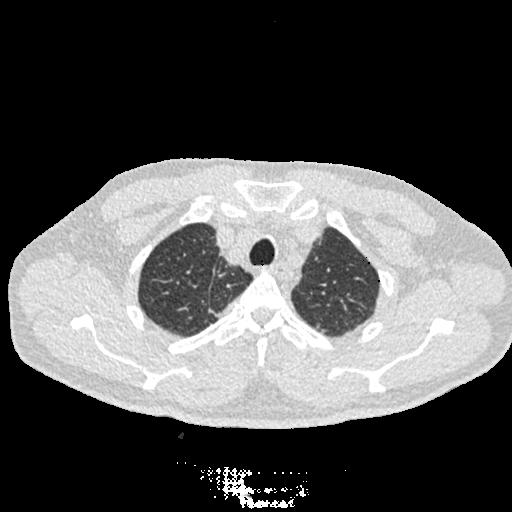
#> input picture Images/Bengin cases/Bengin case (117).jpg, 512 x 512 px, found by its file name; its folder holds only this picture in this run
$ jupyter execute --allow-errors 'Classification Using Entropy Values from Images.ipynb'   (shell and % lines are left out)
#> lines starting #> are read from the running program, lines starting #| are printed output that depends on the picture; after the words box and inside, x2 and y2 are one past the last pixel; in counts of white or black regions, pixels touching at a corner belong together
[cell 1]
import os
import re
import numpy as np
from PIL import Image
from scipy.ndimage import distance_transform_edt
from skimage.filters import threshold_otsu  # Add this import statement
import cripser as cr
import tcripser as tcr
import persim
from persim.persistent_entropy import *
import pandas as pd

data=[]

numbers = re.compile(r'(\d+)')
def numericalSort(value):
    parts = numbers.split(value)
    parts[1::2] = map(int, parts[1::2])
    return parts

# Function to compute distance transform
def dt(img, radius=15, signed=False):
#> called with radius = 15, signed = False
    bw_img = (img >= threshold_otsu(img))
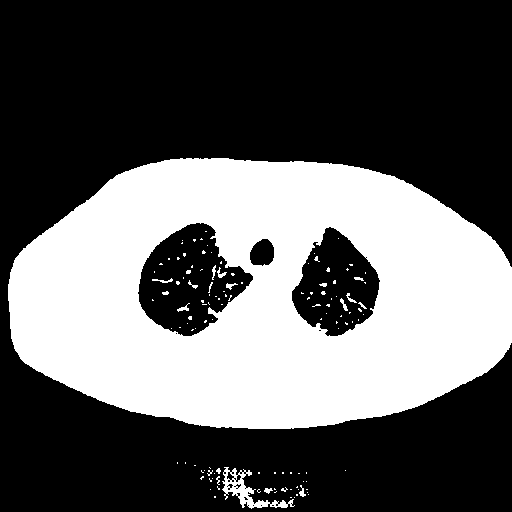
#> bw_img: shape (512, 512) bool; 37% white; 124 white regions (108 under 20 px), largest, box (x1, y1, x2, y2) and area: (8, 158, 512, 429) 95175, (222, 467, 295, 509) 822, (152, 278, 173, 283) 45
    dt_img = distance_transform_edt(bw_img)
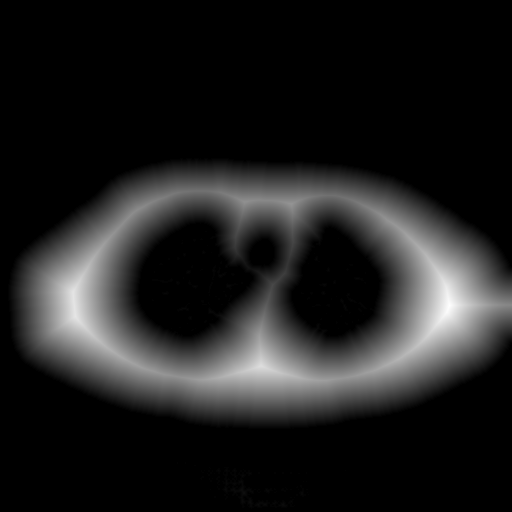
#> dt_img: shape (512, 512) float64; min 0, max 72.72, mean 9.1; drawn with min black and max white
    if signed:
        dt_img -= distance_transform_edt(~bw_img)
    return dt_img

# Function to compute persistence diagram and calculate persistence entropy
def compute_persistence_entropy(imgfile):
    # Load image data
    img2d = np.array(Image.open(imgfile).convert('L'))

    # Apply distance transform
    img2d_dt = dt(img2d)

    # Compute persistence diagrams
    pd = cr.computePH(img2d)
    pds = [pd[pd[:, 0] == i] for i in range(3)]

    # Compute persistence entropy
    entropies = []
    for p in pds:
        entropy = persistent_entropy(p[:, 1:3])
        entropies.append(entropy)

    return entropies

#> (the rest of this cell did not finish here and is left out)

$ run again, on Images/Bengin cases/Bengin case (32).jpg
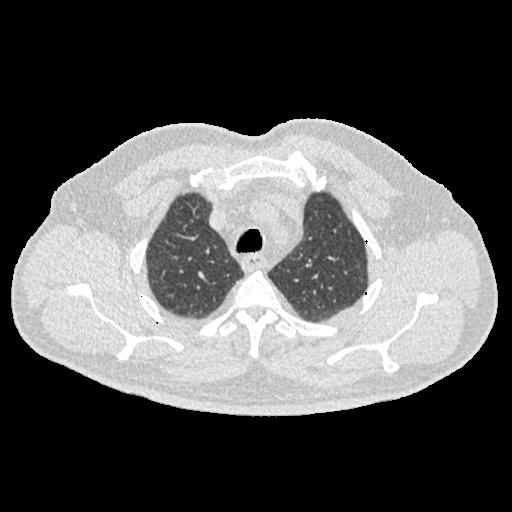
#> input picture Images/Bengin cases/Bengin case (32).jpg, 512 x 512 px, found by its file name
#> in dt, `bw_img = (img >= threshold_otsu(img))`:
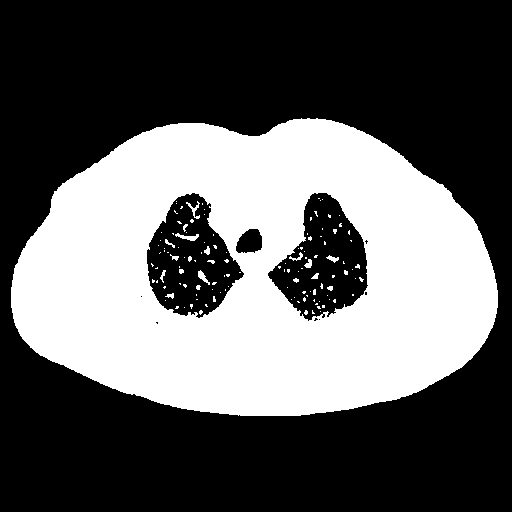
#> bw_img: shape (512, 512) bool; 37.7% white; 128 white regions (110 under 20 px), largest, box (x1, y1, x2, y2) and area: (11, 118, 498, 416) 97502, (175, 233, 199, 241) 91, (186, 201, 200, 219) 75
#> in dt, `dt_img = distance_transform_edt(bw_img)`:
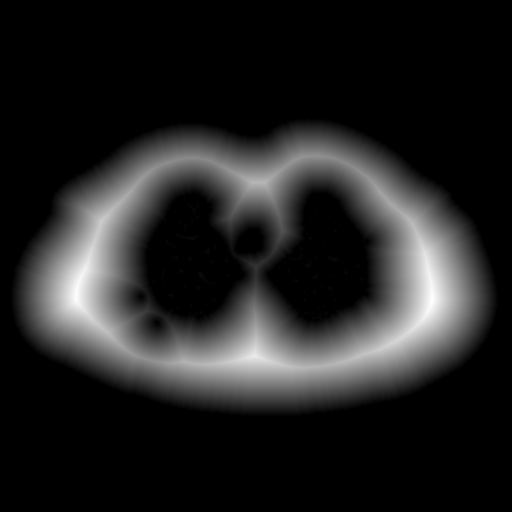
#> dt_img: shape (512, 512) float64; min 0, max 65.62, mean 9.1; drawn with min black and max white

$ run again, on Images/Bengin cases/Bengin case (36).jpg
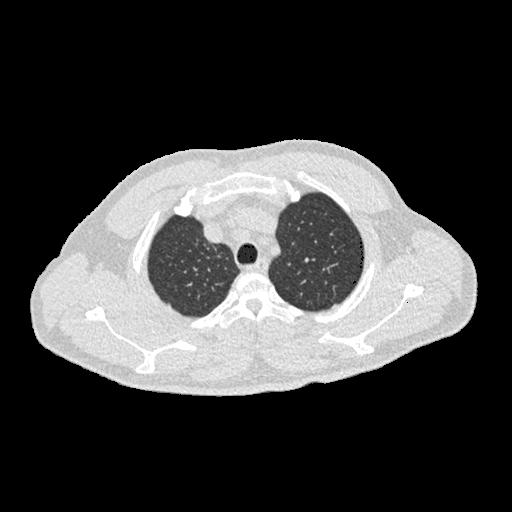
#> input picture Images/Bengin cases/Bengin case (36).jpg, 512 x 512 px, found by its file name
#> in dt, `bw_img = (img >= threshold_otsu(img))`:
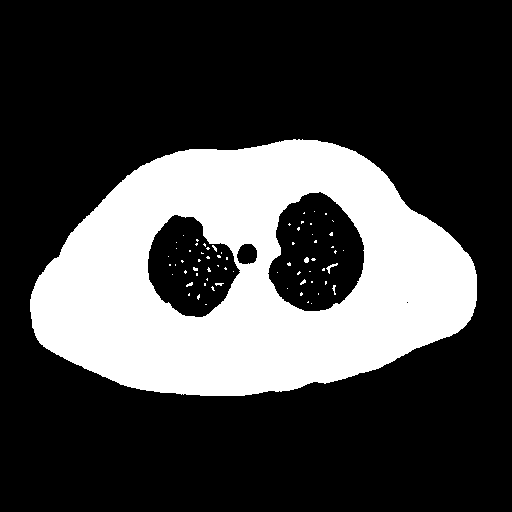
#> bw_img: shape (512, 512) bool; 27% white; 68 white regions (63 under 20 px), largest, box (x1, y1, x2, y2) and area: (30, 139, 477, 396) 70303, (326, 263, 338, 274) 39, (304, 257, 309, 263) 24, (332, 285, 336, 295) 21, (186, 282, 193, 287) 20
#> in dt, `dt_img = distance_transform_edt(bw_img)`:
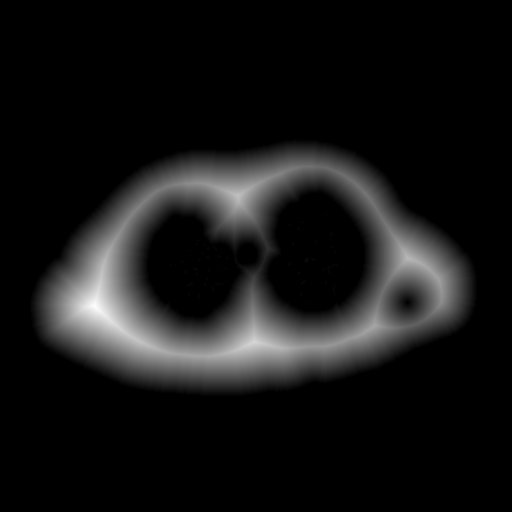
#> dt_img: shape (512, 512) float64; min 0, max 60.8, mean 5.3; drawn with min black and max white

$ run again, on Images/Bengin cases/Bengin case (72).jpg
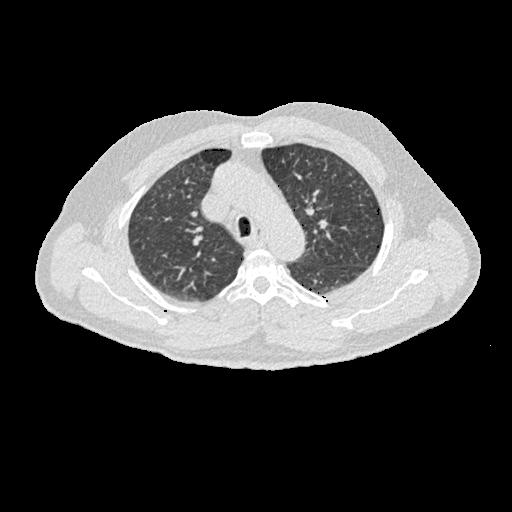
#> input picture Images/Bengin cases/Bengin case (72).jpg, 512 x 512 px, found by its file name
#> in dt, `bw_img = (img >= threshold_otsu(img))`:
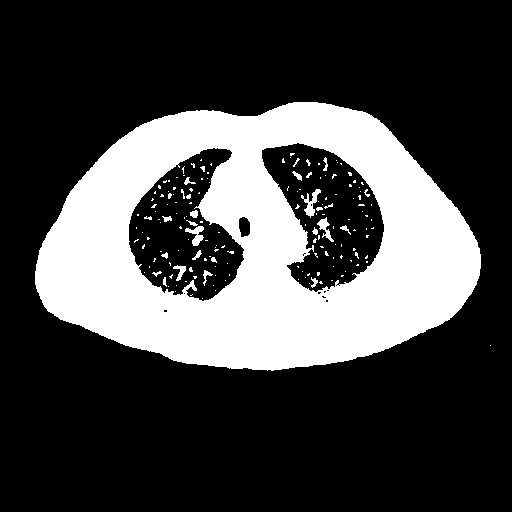
#> bw_img: shape (512, 512) bool; 27.1% white; 170 white regions (145 under 20 px), largest, box (x1, y1, x2, y2) and area: (35, 102, 481, 371) 68984, (301, 189, 321, 218) 217, (185, 226, 204, 246) 181
#> in dt, `dt_img = distance_transform_edt(bw_img)`:
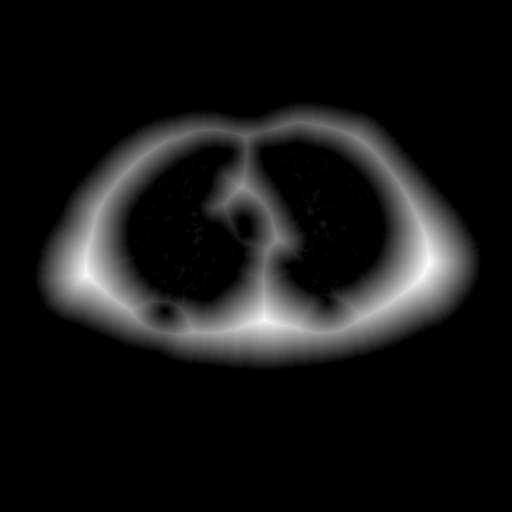
#> dt_img: shape (512, 512) float64; min 0, max 51.55, mean 4.5; drawn with min black and max white
